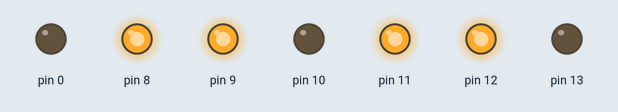
Simulated run of this sketch. Board: Arduino Uno, built with avr-gcc and run on an emulated ATmega328P. Parts: output pins drawn as LEDs (lit = HIGH).

Above: at 0.1 s.
At 7.1 s:
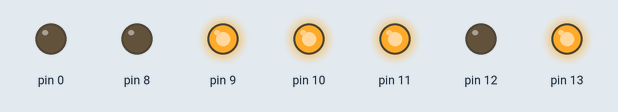
At 18.1 s:
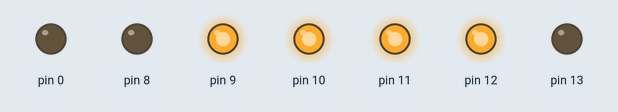
At 26.1 s:
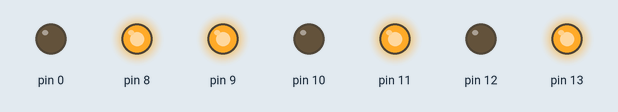
At 39.1 s:
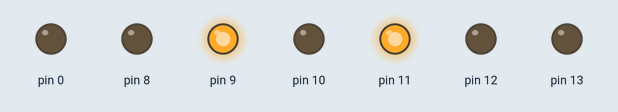
Timing chart, 0 to 40.0 s (numbered marks = the images above):
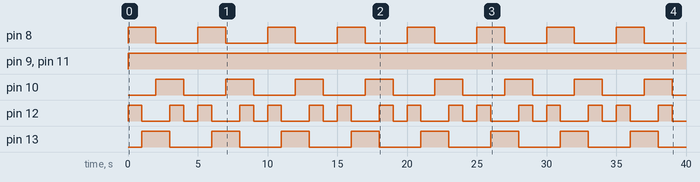

Measured:
- by itself, pin 8, pin 10, pin 13: alternates HIGH for 2.0 s and LOW for 3.0 s
- by itself, pin 9, pin 11: LOW → HIGH at 0.00 s
- by itself, pin 12: repeats every 5.0 s: LOW 2.0 s, HIGH 1.0 s, LOW 1.0 s, HIGH 1.0 s

The sketch:

Test_1.ino
```cpp
/*
 * Talos Electronics
 * Tgo. Rafael Lozano Rolon
 * Modificado por ultima vez 12 Diciembre 2016
 * Para inicializar el Robot BT se necesita definir los pines de la siguiente manera
 * Robot Nombre_Robot(In1,In2,Vss1-2,IN3,IN4,Vss3-4,TX_Bluetooth,RX_Bluettoth)
 *
 *     /////////////////Parametros///////////////
 *    /            Puente H                     /
 *    /    Parametro -> Numero de pin           /
 *    /    IN1       ->     2                   /
 *    /    In2       ->     7                   /
 *    /    Vss1-2    ->     1                   /
 *    /    In3       ->     10                  /
 *    /    In4       ->     15                  /
 *    /    Vss3-4    ->     9                   /
 *    / ----------------------------------------/
 *    //////////////////////////////////////////
 */
#include "Base_Robot.h"
Base_Robot Robot(13,12,11,10,8,9);

void setup() {
  Robot.Inicializar_Robot();
}

void loop() {
  Robot.Adelante(255,255);
  delay(1000);
  Robot.Izquierda(255,255);
  delay(1000);
  Robot.Atras(255,255);
  delay(1000);
  Robot.Derecha(255,255);
  delay(1000);
  Robot.Stop();
  delay(1000);
}
```

Base_Robot.cpp
```cpp
#include <Arduino.h> //Permite utilizar los comandos de Arduino
#include "Base_Robot.h"

void Base_Robot::Inicializar_Robot(){
  Motor_1.Inicializar_Motor();
  Motor_2.Inicializar_Motor();
}

void Base_Robot::Atras(int Velocidad_1,int Velocidad_2){
  Motor_1.Atras(Velocidad_1);
  Motor_2.Atras(Velocidad_2);
}

void Base_Robot::Adelante(int Velocidad_1,int Velocidad_2){
  Motor_1.Adelante(Velocidad_1);
  Motor_2.Adelante(Velocidad_2);
}

void Base_Robot::Derecha(int Velocidad_1,int Velocidad_2){
  Motor_1.Adelante(Velocidad_1);
  Motor_2.Atras(Velocidad_2);
}

void Base_Robot::Izquierda(int Velocidad_1,int Velocidad_2){
  Motor_1.Atras(Velocidad_1);
  Motor_2.Adelante(Velocidad_2);
}

void Base_Robot::Stop(){
  Motor_1.Stop();
  Motor_2.Stop();
}
```

Base_Robot.h
```cpp
#include "Motor_DC.h"
class Base_Robot{
  private:
  public:
  Motor_DC Motor_1;
  Motor_DC Motor_2;
  Base_Robot(int Pin_Motor_1A,int Pin_Motor_1B,int PWM_1, int Pin_Motor_1C, int Pin_Motor_1D,int PWM_2): Motor_1(Pin_Motor_1A,Pin_Motor_1B,PWM_1), Motor_2(Pin_Motor_1C,Pin_Motor_1D,PWM_2){}
  void Inicializar_Robot();
  void Adelante(int Velocidad_1,int Velocidad_2);
  void Atras(int Velocidad_1,int Velocidad_2);
  void Izquierda(int Velocidad_1,int Velocidad_2);
  void Derecha(int Velocidad_1,int Velocidad_2);
  void Stop();
};
```

Motor_DC.cpp
```cpp
#include <Arduino.h> //Permite utilizar los comandos de Arduino
#include "Motor_DC.h"

void Motor_DC::Inicializar_Motor(){
  pinMode(A, OUTPUT);
  pinMode(B, OUTPUT);
  pinMode(Pwm, OUTPUT);
}

void Motor_DC::Atras(int Velocidad){
  analogWrite(Pwm,Velocidad );
  digitalWrite(A, HIGH);
  digitalWrite(B, LOW);
}

void Motor_DC::Adelante(int Velocidad){
  analogWrite(Pwm,Velocidad );
  digitalWrite(A, LOW);
  digitalWrite(B, HIGH);
}

void Motor_DC::Stop(){
  analogWrite(0, Pwm);
  digitalWrite(A, LOW);
  digitalWrite(B, LOW);
}
```

Motor_DC.h
```cpp
class Motor_DC{
  private:
  int A;
  int B;
  int Pwm;

  public:
  Motor_DC(int a,int b,int pwm): A(a), B(b),Pwm(pwm){}//Constructor
  void Inicializar_Motor();
  void Adelante(int Velocidad);
  void Atras(int Velocidad);
  void Stop();
};
```
